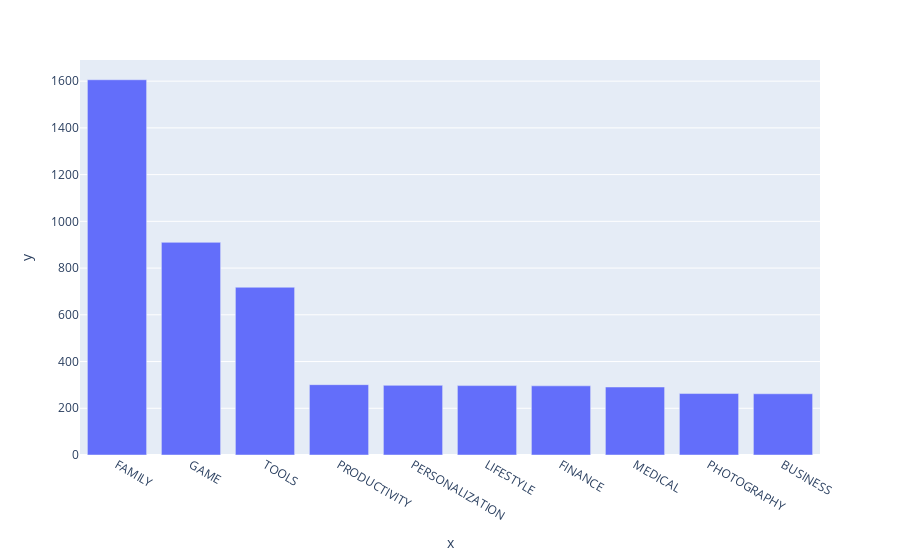

The notebook cell saved with this chart:
### Code cell
bar = px.bar(x=top10_category.index, y=top10_category.values)
bar.show()

### Figure 1 — Plotly figure (JSON) as saved in the notebook; plotly's stock layout.template omitted (floating-point values rounded to 4 significant figures)
{"data": [{"alignmentgroup": "True", "hovertemplate": "x=%{x}<br>y=%{y}<extra></extra>", "legendgroup": "", "marker": {"color": "#636efa", "pattern": {"shape": ""}}, "name": "", "offsetgroup": "", "orientation": "v", "showlegend": false, "textposition": "auto", "type": "bar", "x": ["FAMILY", "GAME", "TOOLS", "PRODUCTIVITY", "PERSONALIZATION", "LIFESTYLE", "FINANCE", "MEDICAL", "PHOTOGRAPHY", "BUSINESS"], "xaxis": "x", "y": [1606, 910, 718, 301, 298, 297, 296, 291, 263, 262], "yaxis": "y"}], "layout": {"barmode": "relative", "legend": {"tracegroupgap": 0}, "margin": {"t": 60}, "xaxis": {"anchor": "y", "domain": [0, 1], "title": {"text": "x"}}, "yaxis": {"anchor": "x", "domain": [0, 1], "title": {"text": "y"}}}}
